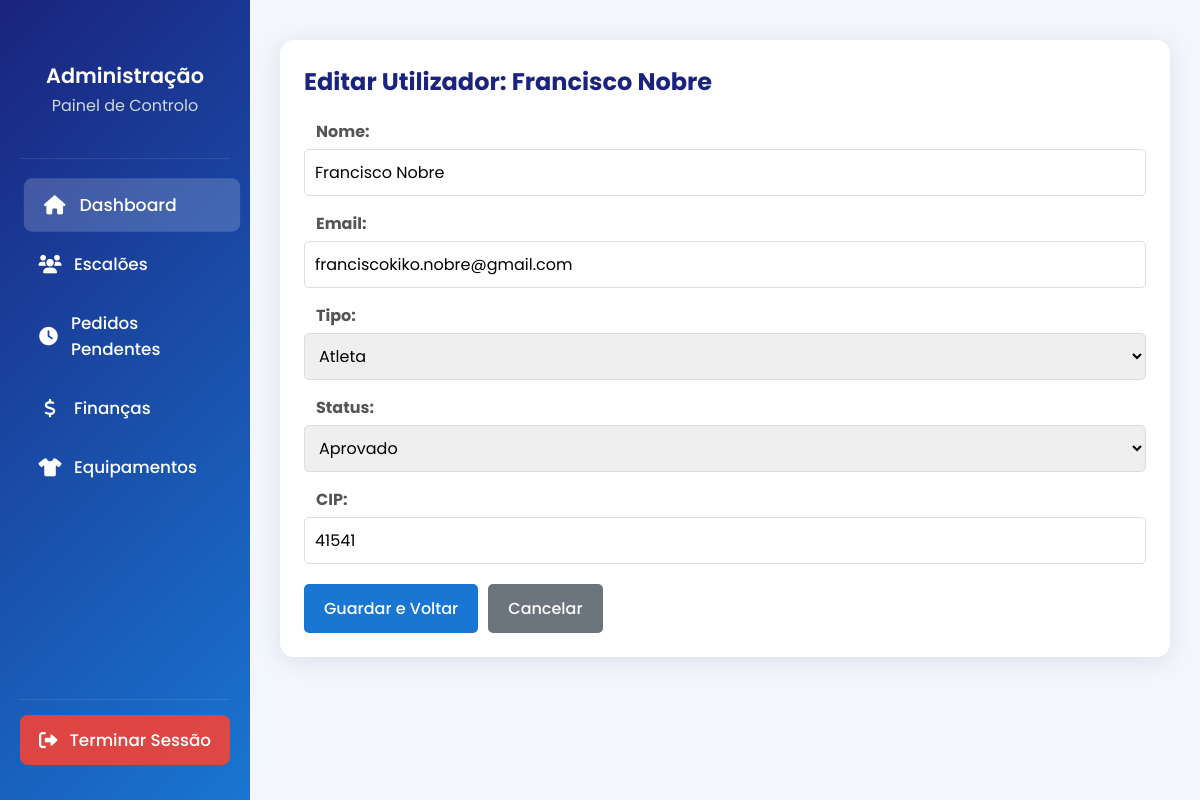
The app's page /src/admin_edit_user.php?id=26 (signed in), older data.
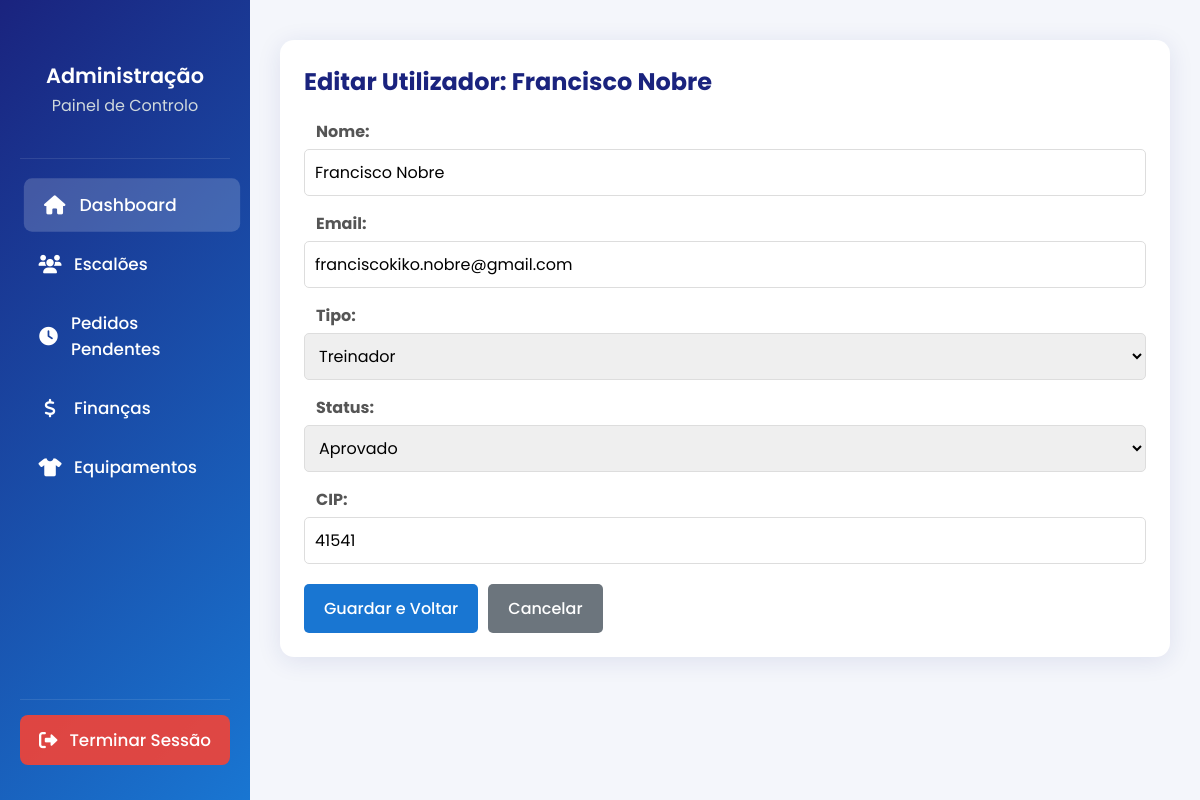
The same page, newer data.
### tables this page shows
CREATE TABLE `users` (
  `id` int(11) NOT NULL,
  `nome` varchar(100) NOT NULL,
  `email` varchar(100) NOT NULL,
  `password_hash` varchar(255) DEFAULT NULL,
  `tipo` varchar(20) DEFAULT NULL,
  `data_registo` timestamp NOT NULL DEFAULT current_timestamp(),
  `status` varchar(20) DEFAULT NULL,
  `data_registro` timestamp NOT NULL DEFAULT current_timestamp(),
  `data_nascimento` date DEFAULT NULL,
  `genero` enum('M','F') DEFAULT NULL,
  `telefone` varchar(9) DEFAULT NULL,
  `nif` varchar(9) DEFAULT NULL,
  `morada` text DEFAULT NULL,
  `foto_perfil` varchar(255) DEFAULT NULL,
  `escalao` varchar(50) DEFAULT NULL,
  `posicao` varchar(50) DEFAULT NULL,
  `numero` int(11) DEFAULT NULL,
  `pe_dominante` varchar(20) DEFAULT NULL,
  `exame_medico_data` date DEFAULT NULL,
  `seguro_desportivo` varchar(50) DEFAULT NULL,
  `numero_socio` int(11) DEFAULT NULL,
  `cip` varchar(20) DEFAULT NULL,
  `modalidade_id` int(11) DEFAULT NULL,
  `escalao_id` int(11) DEFAULT NULL
);

### src/admin_edit_user.php (the view, shortened to what this page needs)
<?php
require 'db.php';
$user_id = $_GET['id'] ?? 0;
$user = null;
if ($user_id) {
    $stmt = $conn->prepare("SELECT id, nome, email, tipo, status, cip, numero_socio FROM users WHERE id = ?");
    $stmt->bind_param("i", $user_id);
    $stmt->execute();
    $result = $stmt->get_result();
    $user = $result->fetch_assoc();
}
?>
<!DOCTYPE html>
<html lang="pt">
<head>
    <link rel="stylesheet" href="dashboard_nav.css">
    <link rel="stylesheet" href="dashboard_atleta.css">
    <link rel="stylesheet" href="https://cdnjs.cloudflare.com/ajax/libs/font-awesome/6.0.0/css/all.min.css">
</head>
<body>
    <div class="dashboard-layout">
        <div class="dashboard-sidebar staff-sidebar">
            <div class="staff-header">
                <h3>Administração</h3>
                <p>Painel de Controlo</p>
            </div>
            <div class="staff-menu">
                <a href="admin_dashboard.php" class="menu-item active">
                    <i class="fas fa-home"></i> Dashboard
                </a>
                <a href="admin_escaloes.php" class="menu-item">
                    <i class="fas fa-users"></i> Escalões
                </a>
                <a href="admin-pendentes.php" class="menu-item">
                    <i class="fas fa-clock"></i> Pedidos Pendentes
                </a>
                <a href="admin_financas.php" class="menu-item">
                    <i class="fas fa-dollar-sign"></i> Finanças
                </a>
                <a href="admin_equipamentos.php" class="menu-item">
                    <i class="fas fa-tshirt"></i> Equipamentos
                </a>
            </div>
            <div class="logout-button">
                <form method="post" action="logout.php">
                    <button type="submit" class="btn-logout">
                        <i class="fas fa-sign-out-alt"></i> Terminar Sessão
                    </button>
                </form>
            </div>
        </div>
        <div class="dashboard-content">
            <div class="card">
                <h2>Editar Utilizador: <?= htmlspecialchars($user['nome']) ?></h2>
                <form method="post" action="">
                    <div class="form-group">
                        <label for="nome">Nome:</label>
                        <input type="text" id="nome" name="nome" value="<?= htmlspecialchars($user['nome']) ?>" required>
                    </div>
                    <div class="form-group">
                        <label for="email">Email:</label>
                        <input type="email" id="email" name="email" value="<?= htmlspecialchars($user['email']) ?>" required>
                    </div>
                    <div class="form-group">
                        <label for="tipo">Tipo:</label>
                         <select id="tipo" name="tipo" required>
                            <option value="atleta" <?= $user['tipo'] == 'atleta' ? 'selected' : '' ?>>Atleta</option>
                            <option value="treinador" <?= $user['tipo'] == 'treinador' ? 'selected' : '' ?>>Treinador</option>
                        </select>
                    </div>
                    <div class="form-group">
                        <label for="status">Status:</label>
                        <select id="status" name="status" required>
                            <option value="aprovado" <?= $user['status'] == 'aprovado' ? 'selected' : '' ?>>Aprovado</option>
                        </select>
                    </div>
                    <div class="form-group">
                        <label for="cip">CIP:</label>
                        <input type="text" id="cip" name="cip" value="<?= htmlspecialchars($user['cip']) ?>">
                    </div>
                    <div class="form-buttons">
                        <button type="submit" name="save_and_return" class="btn-save">Guardar e Voltar</button>
                        <a href="admin_dashboard.php" class="btn-cancel">Cancelar</a>
                    </div>
                </form>
            </div>
        </div>
    </div>
</body>
</html>

Row changes from the older to the newer data that the page shows:
changed users "Francisco Nobre": tipo "Atleta" → "Treinador"
